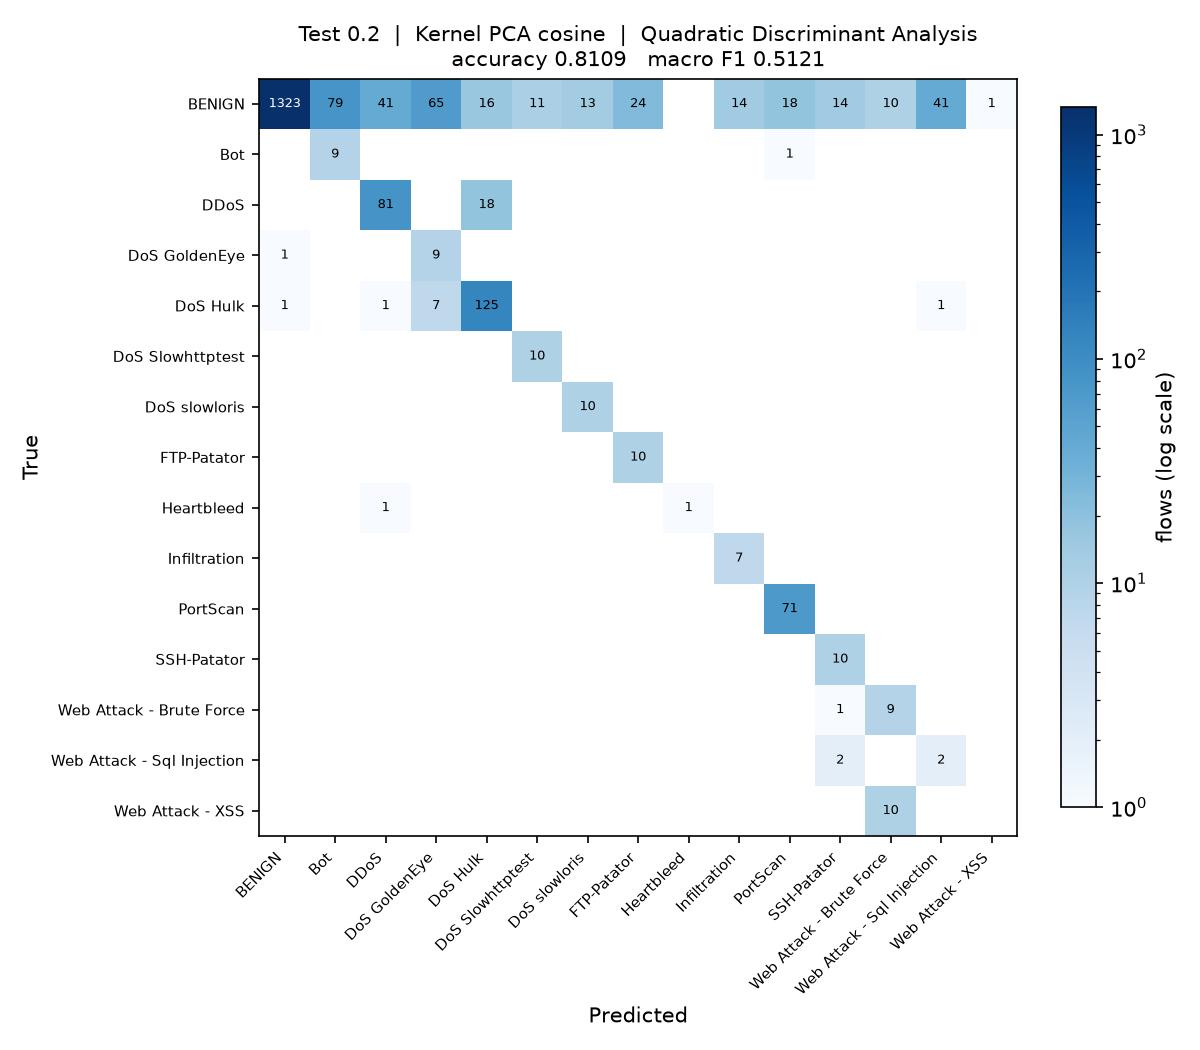

Write Python code to recreate this figure.
"""
Test_0.2_DR_COS_QDA

Test size 0.2  |  Kernel PCA (cosine)  |  Quadratic Discriminant Analysis  (reference sheet #17)

Note: the rarest class has fewer training rows than there are components, so the class covariance needs shrinkage before QDA can be fitted.

Run on its own:

    python Test_0.2_DR_COS_QDA.py

Writes Test_0.2_DR_COS_QDA.jpg (confusion matrix) and appends one row to
results/75_runs.csv.
"""

import os
import sys
import time
import warnings
from pathlib import Path

import matplotlib
matplotlib.use("Agg")
import matplotlib.pyplot as plt
import numpy as np
import pandas as pd
from sklearn.decomposition import KernelPCA
from sklearn.impute import SimpleImputer
from sklearn.metrics import (accuracy_score, confusion_matrix, f1_score,
                             precision_score, recall_score)
from sklearn.model_selection import train_test_split
from sklearn.preprocessing import LabelEncoder, StandardScaler
from sklearn.discriminant_analysis import QuadraticDiscriminantAnalysis

sys.path.insert(0, str(Path(__file__).resolve().parent.parent))
from common import load_sample                      # noqa: E402

warnings.filterwarnings("ignore")

# ----- this run -------------------------------------------------------------
TEST_SIZE = 0.2
KERNEL = "cosine"
CLASSIFIER = "QDA"
N_COMPONENTS = 15
# ----------------------------------------------------------------------------

SEED = 0
N_JOBS = max(1, (os.cpu_count() or 2) // 2)
STEM = "Test_0.2_DR_COS_QDA"
HERE = Path(__file__).resolve().parent
RESULTS = HERE.parent / "results"


# QDA estimates a separate covariance matrix per class, so the rarest class
# has to supply more rows than there are components. Heartbleed supplies about
# five against 15 components, so its covariance is rank deficient. Shrinkage
# pulls each class covariance towards a shared spherical one, which makes it
# estimable; RANK_TOL is the threshold sklearn uses to decide whether that
# worked, and its default of 1e-4 is far above the 1e-7 scale of these
# components, so it would reject a covariance that is in fact positive definite.
RANK_TOL = 1e-12


def qda_shrinkage(X, y):
    """Smallest shrinkage that lets every class covariance be estimated.

    Less shrinkage keeps the model closer to true QDA, so the values are
    tried in order and the first that fits is used.
    """
    last = None
    for s in (0.1, 0.25, 0.5, 0.8, 0.95):
        try:
            QuadraticDiscriminantAnalysis(solver="eigen", shrinkage=s,
                                          tol=RANK_TOL).fit(X, y)
        except Exception as exc:
            last = exc
            continue
        print("QDA shrinkage " + str(s))
        return s
    raise SystemExit("QDA cannot be estimated at any shrinkage: " + str(last))


def main():
    t0 = time.time()
    df = load_sample(10000, 50, SEED)
    y = LabelEncoder().fit_transform(df["Label"])
    X = df.drop(columns=["Label", "Day"])
    classes = sorted(df["Label"].unique())
    print(f"{len(df):,} flows, {X.shape[1]} features, {len(classes)} classes")

    X_train, X_test, y_train, y_test = train_test_split(
        X, y, test_size=TEST_SIZE, random_state=SEED, stratify=y)

    # mean imputation and scaling, fitted on the training split only
    imputer = SimpleImputer(strategy="mean").fit(X_train)
    scaler = StandardScaler().fit(imputer.transform(X_train))
    X_train = scaler.transform(imputer.transform(X_train))
    X_test = scaler.transform(imputer.transform(X_test))

    # dimensionality reduction: Kernel PCA, fitted on the training split only.
    # arpack keeps the largest positive eigenvalues; the randomized solver ranks
    # them by magnitude and fails on the sigmoid kernel, which is not PSD.
    kpca = KernelPCA(n_components=N_COMPONENTS, kernel=KERNEL,
                     eigen_solver="arpack", random_state=SEED, n_jobs=N_JOBS)
    X_train = kpca.fit_transform(X_train)
    X_test = kpca.transform(X_test)
    print(f"Kernel PCA ({KERNEL}): {X_train.shape[1]} components")

    classifier = QuadraticDiscriminantAnalysis(
        solver="eigen", tol=RANK_TOL,
        shrinkage=qda_shrinkage(X_train, y_train))
    classifier.fit(X_train, y_train)
    y_pred = classifier.predict(X_test)

    acc = accuracy_score(y_test, y_pred)
    pre = precision_score(y_test, y_pred, average="macro", zero_division=0)
    rec = recall_score(y_test, y_pred, average="macro", zero_division=0)
    f1 = f1_score(y_test, y_pred, average="macro", zero_division=0)
    pre_w = precision_score(y_test, y_pred, average="weighted", zero_division=0)
    rec_w = recall_score(y_test, y_pred, average="weighted", zero_division=0)
    f1_w = f1_score(y_test, y_pred, average="weighted", zero_division=0)

    print(f"Accuracy  : {acc:.4f}")
    print(f"Precision : {pre:.4f}")
    print(f"Recall    : {rec:.4f}")
    print(f"F1 Score  : {f1:.4f}")

    # confusion matrix image, named to match this script
    cm = confusion_matrix(y_test, y_pred, labels=range(len(classes)))
    fig, ax = plt.subplots(figsize=(8, 7))
    im = ax.imshow(cm, cmap="Blues", norm=matplotlib.colors.LogNorm(vmin=1))
    ax.set_xticks(range(len(classes)), classes, rotation=45, ha="right", fontsize=7)
    ax.set_yticks(range(len(classes)), classes, fontsize=7)
    ax.set_xlabel("Predicted")
    ax.set_ylabel("True")
    ax.set_title(f"Test {TEST_SIZE}  |  Kernel PCA {KERNEL}  |  Quadratic Discriminant Analysis\n"
                 f"accuracy {acc:.4f}   macro F1 {f1:.4f}", fontsize=10)
    for i in range(len(classes)):
        for j in range(len(classes)):
            if cm[i, j]:
                ax.text(j, i, cm[i, j], ha="center", va="center", fontsize=6,
                        color="white" if cm[i, j] > cm.max() / 3 else "black")
    fig.colorbar(im, ax=ax, fraction=0.04, label="flows (log scale)")
    fig.tight_layout()
    fig.savefig(HERE / f"{STEM}.jpg", dpi=150)
    plt.close(fig)

    # one row appended to the shared results table
    RESULTS.mkdir(exist_ok=True)
    row = {"Test": TEST_SIZE, "DR": "COS", "Clas": CLASSIFIER,
           "Acc": round(acc, 4), "Pre": round(pre, 4), "Rec": round(rec, 4),
           "F1": round(f1, 4),
           "Pre_weighted": round(pre_w, 4), "Rec_weighted": round(rec_w, 4),
           "F1_weighted": round(f1_w, 4),
           "n_components": N_COMPONENTS, "seconds": round(time.time() - t0, 1),
           "script": STEM}
    out = RESULTS / "75_runs.csv"
    old = pd.read_csv(out).to_dict("records") if out.exists() else []
    old = [r for r in old if r.get("script") != STEM]
    pd.DataFrame(old + [row]).to_csv(out, index=False)
    print(f"saved {STEM}.jpg and appended to results/75_runs.csv "
          f"({time.time() - t0:.0f}s)")


if __name__ == "__main__":
    main()
